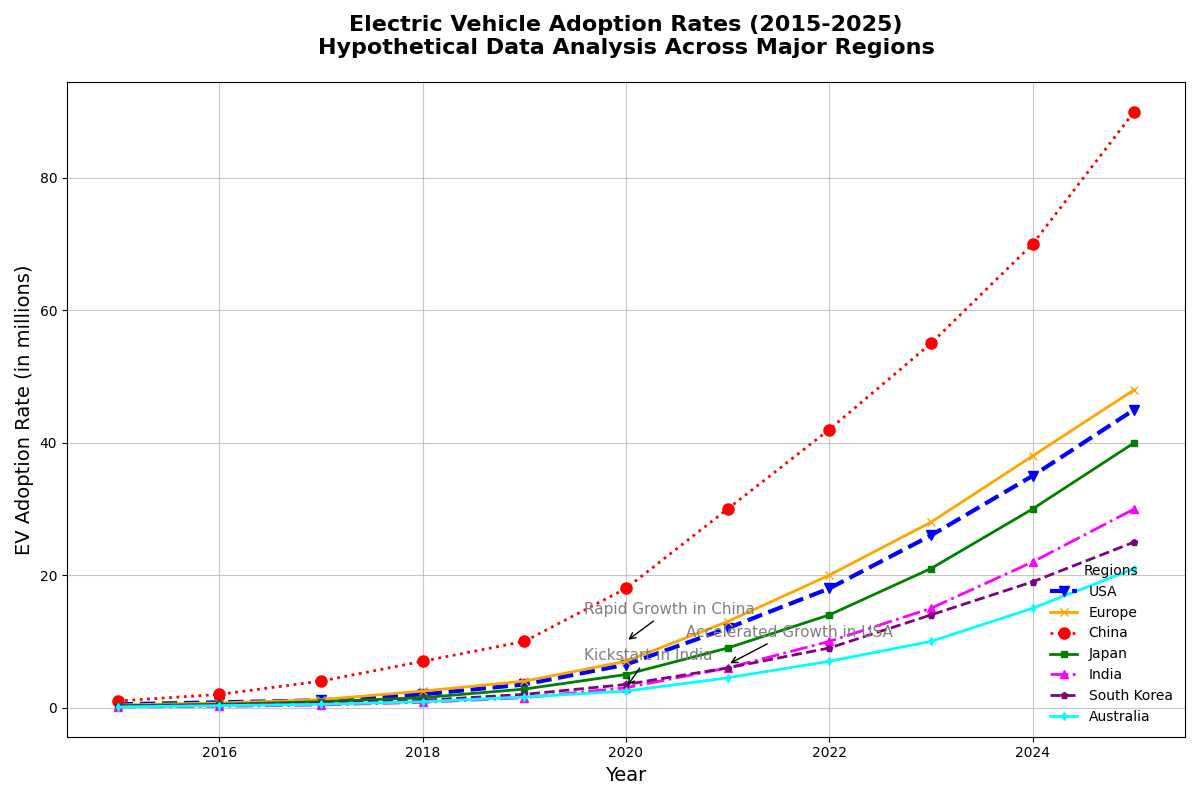

Here is the Python script that generated this plot:
import numpy as np
import matplotlib.pyplot as plt

years = np.arange(2015, 2026)
ev_us = np.array([0.5, 0.8, 1.1, 2.0, 3.5, 6.5, 12.0, 18.0, 26.0, 35.0, 45.0])
ev_europe = np.array([0.4, 0.7, 1.2, 2.5, 4.0, 7.0, 13.0, 20.0, 28.0, 38.0, 48.0])
ev_china = np.array([1.0, 2.0, 4.0, 7.0, 10.0, 18.0, 30.0, 42.0, 55.0, 70.0, 90.0])
ev_japan = np.array([0.3, 0.5, 0.9, 1.5, 2.8, 5.0, 9.0, 14.0, 21.0, 30.0, 40.0])
ev_india = np.array([0.1, 0.2, 0.4, 0.8, 1.5, 3.0, 6.0, 10.0, 15.0, 22.0, 30.0])
ev_korea = np.array([0.2, 0.4, 0.7, 1.1, 2.0, 3.5, 6.0, 9.0, 14.0, 19.0, 25.0])
ev_australia = np.array([0.1, 0.3, 0.5, 0.9, 1.6, 2.5, 4.5, 7.0, 10.0, 15.0, 21.0])

plt.figure(figsize=(12, 8))

plt.plot(years, ev_us, color='blue', marker='v', linestyle='--', linewidth=3, markersize=7, label='USA')
plt.plot(years, ev_europe, color='orange', marker='x', linestyle='-', linewidth=2, markersize=6, label='Europe')
plt.plot(years, ev_china, color='red', marker='o', linestyle=':', linewidth=2, markersize=8, label='China')
plt.plot(years, ev_japan, color='green', marker='s', linestyle='-', linewidth=2, markersize=5, label='Japan')
plt.plot(years, ev_india, color='magenta', marker='^', linestyle='-.', linewidth=2, markersize=6, label='India')
plt.plot(years, ev_korea, color='purple', marker='p', linestyle='--', linewidth=2, markersize=5, label='South Korea')
plt.plot(years, ev_australia, color='cyan', marker='d', linestyle='-', linewidth=2, markersize=4, label='Australia')

plt.title('Electric Vehicle Adoption Rates (2015-2025)\nHypothetical Data Analysis Across Major Regions', fontsize=16, fontweight='bold', pad=20)
plt.xlabel('Year', fontsize=14)
plt.ylabel('EV Adoption Rate (in millions)', fontsize=14)

plt.grid(linestyle='-', alpha=0.7)
plt.legend(title='Regions', fontsize=10, loc='lower right', frameon=False)

annotations = [
    ('Rapid Growth in China', 2020, 10.0),
    ('Kickstart in India', 2020, 3.0),
    ('Accelerated Growth in USA', 2021, 6.5)
]

for text, x, y in annotations:
    plt.annotate(text, xy=(x, y), xytext=(-30, 20), textcoords='offset points', arrowprops=dict(arrowstyle='->', color='black'), fontsize=11, color='grey')

plt.tight_layout()
plt.show()
